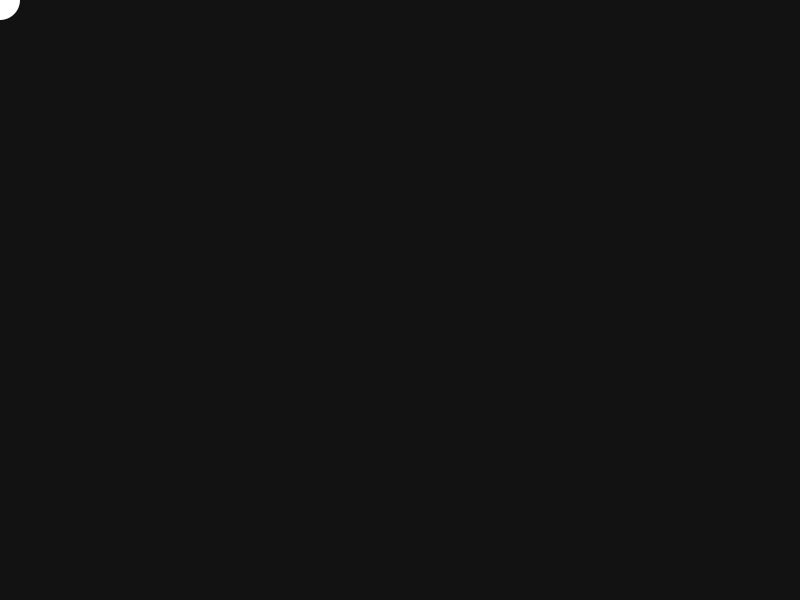
Frame 1 (no input)
Frame 60 (the mouse pressed at the canvas centre just before this capture): identical to frame 1, image omitted
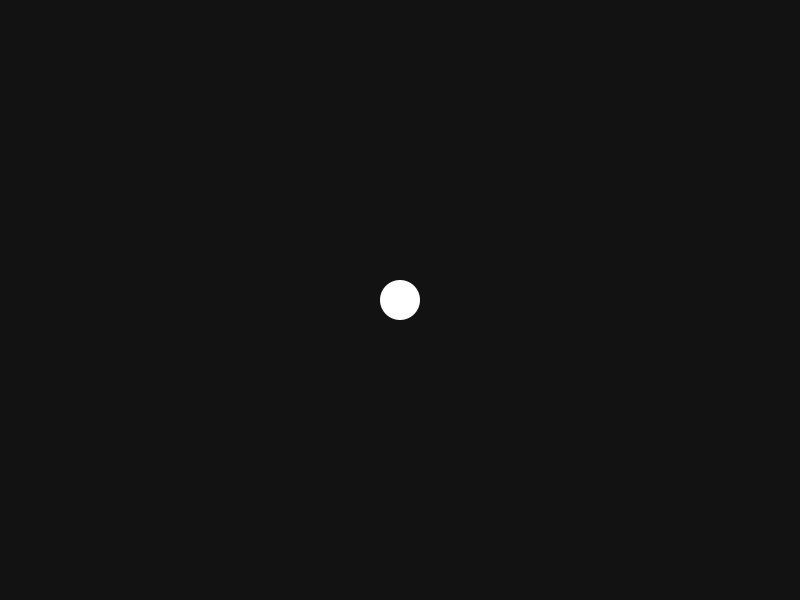
Frame 120 (the mouse held since frame 60 and released just before this capture)

The Processing sketch that drew these frames (run headless with seeded random() and noise(); from frame 60 on, the mouse is pressed at the canvas centre):

// Processing sketch: vectors_19_04_22
// ── vectors_19_04_22.pde
PVector a, b;

void setup() {
  size(800, 600);
  a = new PVector(0,0);
}

void draw() {
  background(#121212);
  fill(#FFFFFF);
  noStroke();
  
  // This is linear interpolator
  a.lerp(mouseX,mouseY, 0.0, 0.1);
  ellipse(a.x, a.y, 40, 40);
  
  
  // This is another
  //ellipse(a.x, a.y, 100, 100);
  //b = PVector.fromAngle(radians(30));
  //println(b);
}

void mousePressed(){
  a.set(mouseX,mouseY);
}
